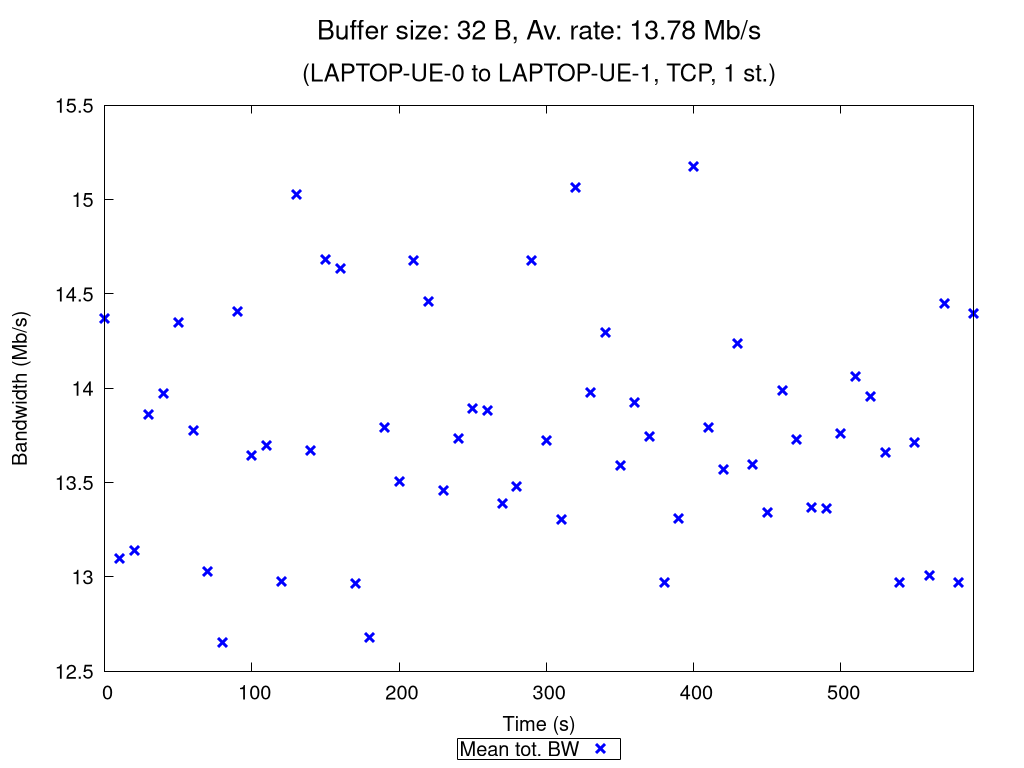

Reproduce this figure in gnuplot.
set terminal pngcairo nocrop enhanced size 1024,768 font "Verdana,15"
set output "TCP_1_st_2020_10_17_16-58-47_one2two_00032B.png"

set title "{/=20 Buffer size: 32 B, Av. rate: 13.78 Mb/s}\n\n{/=18 (LAPTOP-UE-0 to LAPTOP-UE-1, TCP, 1 st.)}"

set xlabel "Time (s)"
set ylabel "Bandwidth (Mb/s)"
set ytics nomirror
set key bmargin center horizontal box samplen 1 width -1
set bmargin 4.6
set rmargin 4.5

rf = 1000000.0  # rate factor
set style fill transparent solid 0.2 noborder
set autoscale xfix
plot "TCP_1_st_2020_10_17_16-58-47_one2two_00032B_iperf_processed.dat" using 1:($2/rf-$3/rf):($2/rf+$3/rf) with filledcurves lc rgb "blue" notitle, \
     "" using 1:($2/rf) with points pt 2 ps 1.5 lw 3 lc rgb "blue" title "Mean tot. BW", \
